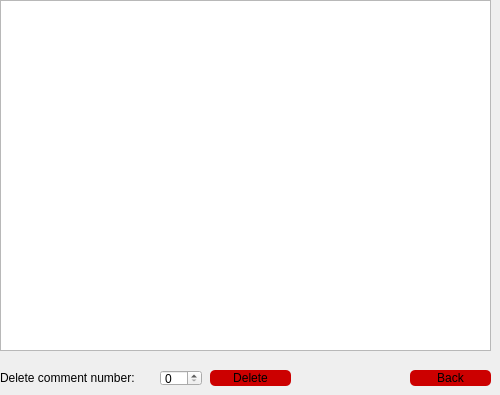
            <widget class="QWidget" name="page_13">
             <widget class="QTableView" name="tableView_7">
              <property name="geometry">
               <rect>
                <x>0</x>
                <y>0</y>
                <width>491</width>
                <height>351</height>
               </rect>
              </property>
              <property name="font">
               <font/>
              </property>
             </widget>
             <widget class="QLabel" name="label_17">
              <property name="geometry">
               <rect>
                <x>0</x>
                <y>370</y>
                <width>141</width>
                <height>16</height>
               </rect>
              </property>
              <property name="font">
               <font/>
              </property>
              <property name="text">
               <string>Delete comment number:</string>
              </property>
             </widget>
             <widget class="QSpinBox" name="spinBox_5">
              <property name="geometry">
               <rect>
                <x>160</x>
                <y>370</y>
                <width>42</width>
                <height>16</height>
               </rect>
              </property>
              <property name="font">
               <font/>
              </property>
              <property name="maximum">
               <number>1000000</number>
              </property>
             </widget>
             <widget class="QPushButton" name="delete_5">
              <property name="geometry">
               <rect>
                <x>210</x>
                <y>370</y>
                <width>81</width>
                <height>16</height>
               </rect>
              </property>
              <property name="font">
               <font/>
              </property>
              <property name="styleSheet">
               <string notr="true">QPushButton{
	color: rgb(0, 0, 0);
	background-color: rgb(204, 0, 0);
   	border-radius:5px;
}
QPushButton:hover{
	color: rgb(255, 255, 255);
}
QPushButton:pressed{
	background-color: rgb(255, 255, 255);
}
</string>
              </property>
              <property name="text">
               <string>Delete</string>
              </property>
              <property name="icon">
               <iconset resource="image.qrc">
                <normaloff>:/icons/icons/delete.png</normaloff>:/icons/icons/delete.png</iconset>
              </property>
             </widget>
             <widget class="QPushButton" name="back_4">
              <property name="geometry">
               <rect>
                <x>410</x>
                <y>370</y>
                <width>81</width>
                <height>16</height>
               </rect>
              </property>
              <property name="font">
               <font/>
              </property>
              <property name="styleSheet">
               <string notr="true">QPushButton{
	color: rgb(0, 0, 0);
	background-color: rgb(204, 0, 0);
   	border-radius:5px;
}
QPushButton:hover{
	color: rgb(255, 255, 255);
}
QPushButton:pressed{
	background-color: rgb(255, 255, 255);
}
</string>
              </property>
              <property name="text">
               <string>Back</string>
              </property>
              <property name="icon">
               <iconset resource="image.qrc">
                <normaloff>:/icons/icons/back.png</normaloff>:/icons/icons/back.png</iconset>
              </property>
             </widget>
            </widget>
